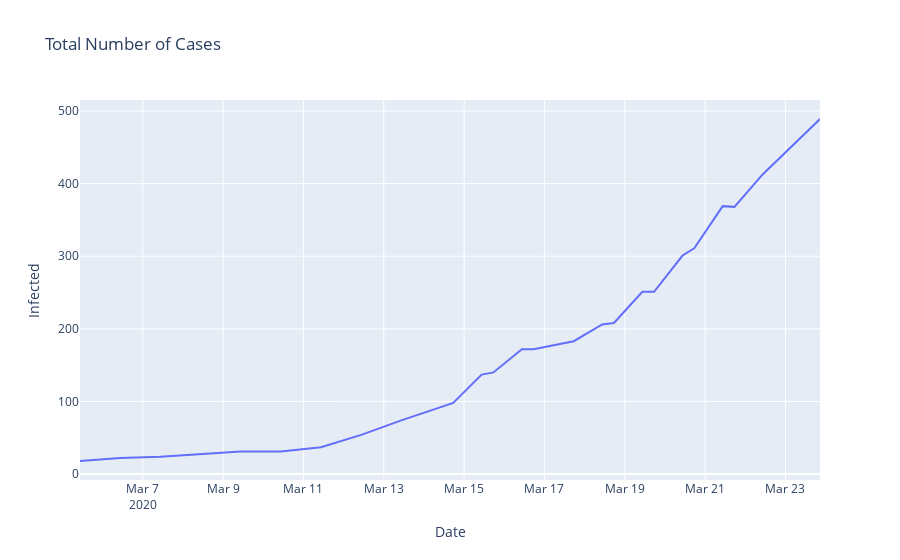

Write notebook code for a chart like this one.
### Code cell
fig = go.Figure()
fig.add_trace(go.Scatter(x=dates, y=positive,
                    mode='lines',
                    name='Total Number of Cases'))

fig.update_layout(
    title_text='Total Number of Cases', # title of plot
    xaxis_title_text='Date', # xaxis label
    yaxis_title_text='Infected', # yaxis label
)
fig.show()

### Figure 1 — Plotly figure (JSON) as saved in the notebook; plotly's stock layout.template omitted (floating-point values rounded to 4 significant figures)
{"data": [{"mode": "lines", "name": "Total Number of Cases", "type": "scatter", "x": ["2020-03-05T10:30:00", "2020-03-06T10:30:00", "2020-03-07T10:30:00", "2020-03-09T10:30:00", "2020-03-09T10:30:00", "2020-03-10T10:30:00", "2020-03-11T10:30:00", "2020-03-11T10:30:00", "2020-03-12T10:30:00", "2020-03-13T10:30:00", "2020-03-14T17:30:00", "2020-03-14T17:30:00", "2020-03-14T17:30:00", "2020-03-14T17:30:00", "2020-03-14T17:30:00", "2020-03-14T17:30:00", "2020-03-14T17:30:00", "2020-03-14T17:30:00", "2020-03-14T17:30:00", "2020-03-14T17:30:00", "2020-03-14T17:30:00", "2020-03-14T17:30:00", "2020-03-15T10:30:00", "2020-03-15T17:30:00", "2020-03-16T10:30:00", "2020-03-16T17:30:00", "2020-03-17T10:30:00", "2020-03-17T17:30:00", "2020-03-18T10:30:00", "2020-03-18T17:30:00", "2020-03-19T10:30:00", "2020-03-19T17:30:00", "2020-03-20T10:30:00", "2020-03-20T17:30:00", "2020-03-21T10:30:00", "2020-03-21T17:30:00", "2020-03-22T10:30:00", "2020-03-23T20:37:53"], "y": [18, 22, 24, 30, 31, 31, 36, 37, 54, 74, 98, 98, 98, 98, 98, 98, 98, 98, 98, 98, 98, 98, 137, 140, 172, 172, 180, 183, 206, 208, 251, 251, 301, 311, 369, 368, 413, 489]}], "layout": {"title": {"text": "Total Number of Cases"}, "xaxis": {"title": {"text": "Date"}}, "yaxis": {"title": {"text": "Infected"}}}}
